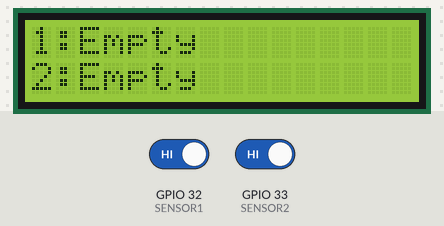
A sketch run on a simulated ESP32. Shown: 16×2 character LCD. The inputs (shaded band) are chosen by the test bench; at power-on: GPIO 32 (SENSOR1) HIGH, GPIO 33 (SENSOR2) HIGH. WiFi joins after 1.5 s; servers stay silent unless stated; what the sketch prints to the serial monitor is not drawn.

Above: at 8.3 s.
8.4 s: GPIO 32 (SENSOR1) driven LOW
At 8.9 s:
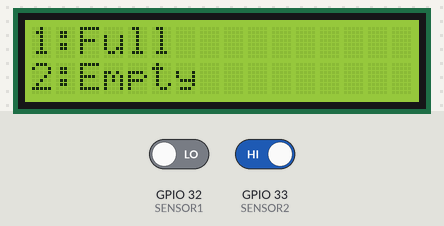
10.1 s: GPIO 33 (SENSOR2) driven LOW
At 11.3 s:
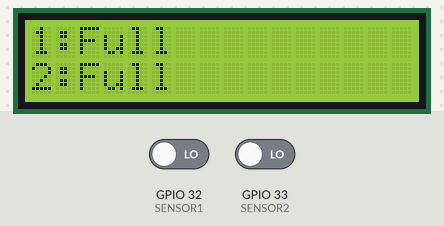
11.6 s: GPIO 32 (SENSOR1) driven HIGH
At 12.4 s:
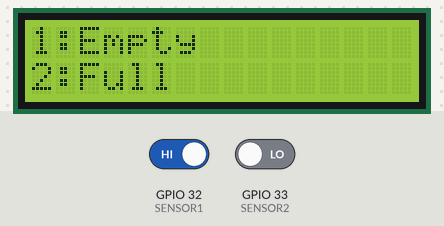
13.1 s: GPIO 33 (SENSOR2) driven HIGH
At 13.6 s:
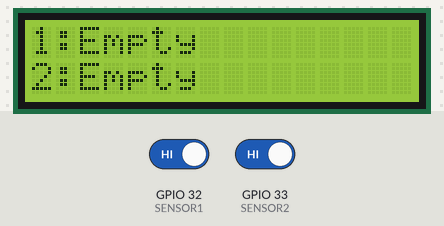
Timing chart, 0 to 15.6 s (numbered marks = the images above; inputs shaded):
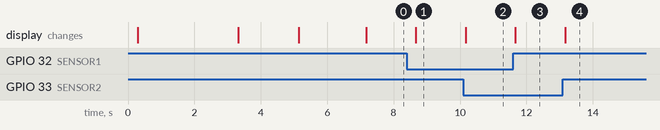

Measured:
- after the input at 8.4 s, the display: changes after 0.27 s (image 1)
- after the input at 10.1 s, the display: changes after 0.07 s (image 2)
- after the input at 11.6 s, the display: changes after 0.07 s (image 3)
- after the input at 13.1 s, the display: changes after 0.07 s (image 4)

The sketch:

Car_parking_monitoring_system_using_Esp32_and_Blynk_IoT.ino
```cpp
#define BLYNK_TEMPLATE_ID "****************"
#define BLYNK_TEMPLATE_NAME "IoT App"
#define BLYNK_AUTH_TOKEN "**********************"

#include <Wire.h>
#include <WiFi.h>
#include <BlynkSimpleEsp32.h>
#include <LiquidCrystal_I2C.h>

// LCD setup - if 0x27 doesn't work, try 0x3F
LiquidCrystal_I2C lcd(0x27, 16, 2);

#define SENSOR1 32
#define SENSOR2 33

char auth[] = "---------------------";
char ssid[] = "********";
char pass[] = "****************";

BlynkTimer timer;

void readSensors() {
    int L1 = digitalRead(SENSOR1);
    int L2 = digitalRead(SENSOR2);

    // Sensor 1
    if (L1 == 1) {
        Serial.println("Sensor 1 - No Object");
        lcd.setCursor(0, 0);
        lcd.print("1:Empty     ");
        Blynk.virtualWrite(V0, 255); // Turn on LED widget
    } else {
        Serial.println("IR Sensor 1 detected - Object Present");
        lcd.setCursor(0, 0);
        lcd.print("1:Full      ");
        Blynk.virtualWrite(V0, 0); // Turn off LED widget
    }

    // Sensor 2
    if (L2 == 1) {
        Serial.println("Sensor 2 - No Object");
        lcd.setCursor(0, 1);
        lcd.print("2:Empty     ");
        Blynk.virtualWrite(V1, 255); // Turn on LED widget
    } else {
        Serial.println("IR Sensor 2 detected - Object Present");
        lcd.setCursor(0, 1);
        lcd.print("2:Full      ");
        Blynk.virtualWrite(V1, 0); // Turn off LED widget
    }
}

void setup() {
    Serial.begin(115200);

    // Initialize LCD with proper delays
    lcd.init();
    delay(100);
    lcd.backlight();
    delay(100);

    // Show welcome message
    lcd.setCursor(0, 0);
    lcd.print("  Welcome To  ");
    lcd.setCursor(0, 1);
    lcd.print(" Car Parking");
    delay(3000);

    // Clear and show connecting message
    lcd.clear();
    lcd.setCursor(0, 0);
    lcd.print("Connecting to");
    lcd.setCursor(0, 1);
    lcd.print("WiFi...");

    // Initialize Blynk with timeout
    WiFi.begin(ssid, pass);

    unsigned long startTime = millis();
    while (WiFi.status() != WL_CONNECTED && millis() - startTime < 10000) {
        delay(500);
        Serial.print(".");
    }

    if (WiFi.status() == WL_CONNECTED) {
        Blynk.begin(auth, ssid, pass, "blynk.cloud", 80);
        lcd.clear();
        lcd.setCursor(0, 0);
        lcd.print("WiFi & Blynk");
        lcd.setCursor(0, 1);
        lcd.print("Connected!   ");
        Serial.println("\nWiFi and Blynk connected!");
    } else {
        lcd.clear();
        lcd.setCursor(0, 0);
        lcd.print("WiFi Failed  ");
        lcd.setCursor(0, 1);
        lcd.print("Check Credentials");
        Serial.println("\nWiFi connection failed!");
    }

    // Setup sensor pins
    pinMode(SENSOR1, INPUT_PULLUP);
    pinMode(SENSOR2, INPUT_PULLUP);

    // Setup timer to read sensors every 500ms
    timer.setInterval(500L, readSensors);

    delay(2000);
    lcd.clear();
}

void loop() {
    Blynk.run();
    timer.run();
}
```
